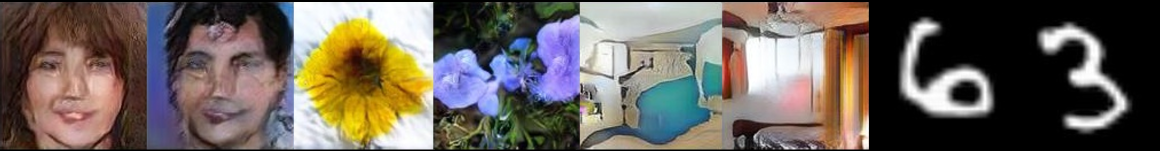
#> input picture figures/biggan.png, 2319 x 302 px, given as the content of the folder 00b/Chenqi/stylegan2/datasets_images/FLOWER_128_sub1000/jpg/, which was not available (shown at 1/2 size)
$ python intdim_mle_chenqi_v4_forRebuttal.py
#> lines starting #> are read from the running program, lines starting #| are printed output that depends on the picture
#!/usr/bin/env python3
# -*- coding: utf-8 -*-
"""
Created on Wed Jun 16 21:16:07 2021

@author: guo.1648
"""

# code for rebuttal:
# try different k1 & k2 values from the original ones, for FLOWER dataset,
# to see if the exponential fitting curves still valid.

# referenced from intdim_mle_chenqi_v4.py


# Use faiss to approximate NN here, instead of using sklearn NN.

from tqdm import tqdm
import pandas as pd
import numpy as np
#from sklearn.neighbors import NearestNeighbors
#from scipy.spatial import cKDTree
import faiss
import matplotlib.pyplot as plt

import cv2
import os
import pickle


#"""
#### for FLOWER_128_sub1000: 1000 images dataset
srcRootDir_originDataImg = '/eecf/cbcsl/data100b/Chenqi/stylegan2/datasets_images/FLOWER_128_sub1000/jpg/' # these images are generated from tfrecords using code mycode_loadImgFromTFrecords.py
dstRootDir_figName = '/eecf/cbcsl/data100b/Chenqi/dataset_complexity/hist_intdim_mle_forRebuttal/FLOWER_128_sub1000/'
dstRootDir_pkl = '/eecf/cbcsl/data100b/Chenqi/dataset_complexity/hist_intdim_mle_forRebuttal/FLOWER_128_sub1000/intdim_k_repeated_dicts_sz32.pkl' #sz128
nameFlag = 'FLOWER_128_sub1000'
#"""
"""
#### for FLOWER_128_sub2000: 2000 images dataset
srcRootDir_originDataImg = '/scratch/BigGAN-PyTorch/imgs/FLOWER_128_sub2000/'
dstRootDir_figName = '/eecf/cbcsl/data100b/Chenqi/dataset_complexity/hist_intdim_mle_forRebuttal/FLOWER_128_sub2000/'
dstRootDir_pkl = '/eecf/cbcsl/data100b/Chenqi/dataset_complexity/hist_intdim_mle_forRebuttal/FLOWER_128_sub2000/intdim_k_repeated_dicts_sz32.pkl' #sz128
nameFlag = 'FLOWER_128_sub2000'
"""
"""
#### for FLOWER_128_sub4000: 4000 images dataset
srcRootDir_originDataImg = '/eecf/cbcsl/data100b/Chenqi/stylegan2/datasets_images/FLOWER_128_sub4000/jpg/'
dstRootDir_figName = '/eecf/cbcsl/data100b/Chenqi/dataset_complexity/hist_intdim_mle_forRebuttal/FLOWER_128_sub4000/'
dstRootDir_pkl = '/eecf/cbcsl/data100b/Chenqi/dataset_complexity/hist_intdim_mle_forRebuttal/FLOWER_128_sub4000/intdim_k_repeated_dicts_sz32.pkl' #sz128
nameFlag = 'FLOWER_128_sub4000'
"""
"""
#### for FLOWER_128_sub6000: 6000 images dataset
srcRootDir_originDataImg = '/eecf/cbcsl/data100b/Chenqi/BigGAN-PyTorch/imgs/FLOWER_128_sub6000/jpg/'
dstRootDir_figName = '/eecf/cbcsl/data100b/Chenqi/dataset_complexity/hist_intdim_mle_forRebuttal/FLOWER_128_sub6000/'
dstRootDir_pkl = '/eecf/cbcsl/data100b/Chenqi/dataset_complexity/hist_intdim_mle_forRebuttal/FLOWER_128_sub6000/intdim_k_repeated_dicts_sz32.pkl' #sz128
nameFlag = 'FLOWER_128_sub6000'
"""
"""
#### for FLOWER_128: whole (~8000) images dataset
srcRootDir_originDataImg = '/eecf/cbcsl/data100b/Chenqi/stylegan2/datasets_images/FLOWER_128/jpg/'
dstRootDir_figName = '/eecf/cbcsl/data100b/Chenqi/dataset_complexity/hist_intdim_mle_forRebuttal/FLOWER_128/'
dstRootDir_pkl = '/eecf/cbcsl/data100b/Chenqi/dataset_complexity/hist_intdim_mle_forRebuttal/FLOWER_128/intdim_k_repeated_dicts_sz32.pkl' #sz128
nameFlag = 'FLOWER_128'
"""


biFlag = False
#biFlag = True # for MNIST dataset


def image_to_feature_vector(image):
    # Note: the image is already resized to a fixed size.
	# flatten the image into a list of raw pixel intensities:

	return image.flatten()


def generateData_v2(len_featVec, dim):
    # referenced from func generateTrainSet()
    # generate data X from image dataset (each row represents an image)
#> called with len_featVec = 3072, dim = (32, 32)
    all_origin_img_vecs = []
    for (dirpath, dirnames, filenames) in os.walk(srcRootDir_originDataImg):
        for filename in filenames:
            if ".jpg" in filename or ".png" in filename:
                #print("------------------deal with---------------------")
                #print(filename)
                origin_img = cv2.imread(srcRootDir_originDataImg+filename)
#> origin_img is the input picture: shape (302, 2319, 3); mean B, G, R 90.7, 98.1, 107
                if biFlag:
                    origin_img = origin_img[:,:,0]

                """
                # NO need to do this here: already 128x128 !
                origin_img_centCrop = my_center_crop(origin_img, min(origin_img.shape[0],origin_img.shape[1]))

                """
                # resize using linear interpolation:

                #if origin_img.shape[0] != dim[0]:
                origin_img_resize = cv2.resize(origin_img, dim)
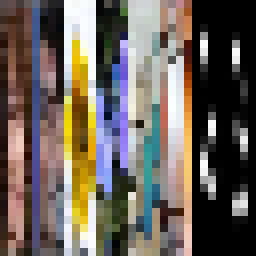
#> origin_img_resize: shape (32, 32, 3) (shown 8 times larger); mean B, G, R 90.6, 98.3, 107

                # convert it to feature vector:
                origin_img_resize_vec = image_to_feature_vector(origin_img_resize)
#> origin_img_resize_vec = 3072 values, max 255 at index 120, min 0 at index 72, mean 98.65
                assert(len(origin_img_resize_vec)==len_featVec)
                all_origin_img_vecs.append(origin_img_resize_vec)

    return np.array(all_origin_img_vecs)


def repeated(func, X, nb_iter=100, random_state=None, verbose=0, mode='bootstrap', **func_kw):
    if random_state is None:
        rng = np.random
    else:
        rng = np.random.RandomState(random_state)
    nb_examples = X.shape[0]
    results = []

    iters = range(nb_iter)
    if verbose > 0:
        iters = tqdm(iters)
    for i in iters:
        if mode == 'bootstrap':
            Xr = X[rng.randint(0, nb_examples, size=nb_examples)]
        elif mode == 'shuffle':
            ind = np.arange(nb_examples)
            rng.shuffle(ind)
            Xr = X[ind]
        elif mode == 'same':
            Xr = X
        else:
            raise ValueError('unknown mode : {}'.format(mode))
        results.append(func(Xr, **func_kw))
    return results


def intrinsic_dim_sample_wise(X, k=5):
    """
    neighb = NearestNeighbors(n_neighbors=k + 1).fit(X) # NOT using sklearn NN here!
    dist, ind = neighb.kneighbors(X)
    dist = dist[:, 1:]
    dist = dist[:, 0:k]
    assert dist.shape == (X.shape[0], k)
    assert np.all(dist > 0)
    d = np.log(dist[:, k - 1: k] / dist[:, 0:k-1])
    d = d.sum(axis=1) / (k - 2)
    d = 1. / d
    intdim_sample = d
    """

    X_dim = X.shape[1]
    # build the index
#> (the run stopped early here; a loop or call above may not have finished)

$ run again, on figures/biggan_NN_rgb_incepv3.png
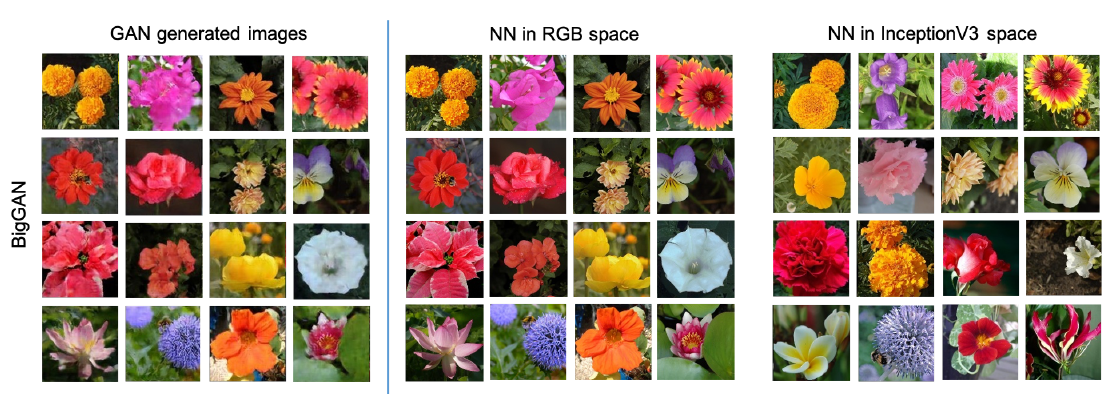
#> input picture figures/biggan_NN_rgb_incepv3.png, 1114 x 394 px, given as the content of the folder 00b/Chenqi/stylegan2/datasets_images/FLOWER_128_sub1000/jpg/, which was not available
#> in generateData_v2, origin_img is the input picture: shape (394, 1114, 3); mean B, G, R 131.8, 144.9, 168.6
#> in generateData_v2, `origin_img_resize = cv2.resize(origin_img, dim)`:
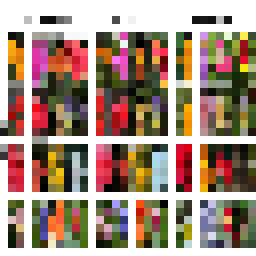
#> origin_img_resize: shape (32, 32, 3) (shown 8 times larger); mean B, G, R 127.6, 142.5, 165.1
#> origin_img_resize_vec = 3072 values, max 255 at index 0, min 0 at index 532, mean 145.1

$ run again, on figures/biggan_NN_rgb_simclr.png
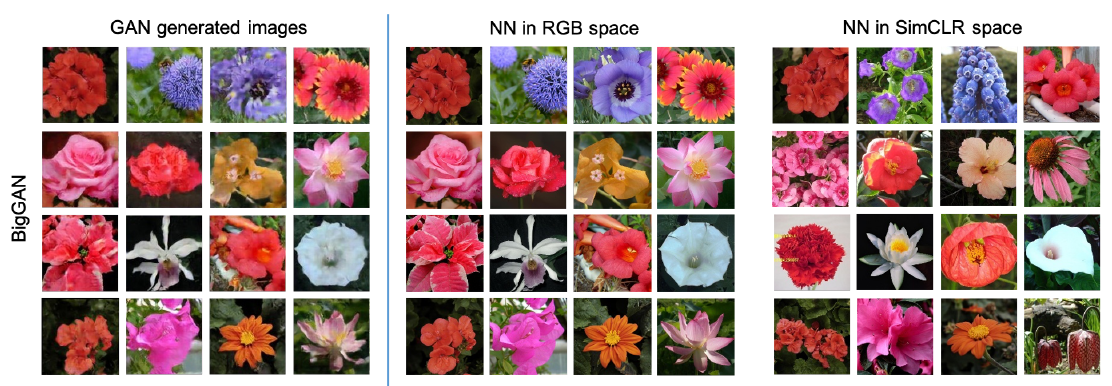
#> input picture figures/biggan_NN_rgb_simclr.png, 1112 x 386 px, given as the content of the folder 00b/Chenqi/stylegan2/datasets_images/FLOWER_128_sub1000/jpg/, which was not available
#> in generateData_v2, origin_img is the input picture: shape (386, 1112, 3); mean B, G, R 138, 138.4, 169.3
#> in generateData_v2, `origin_img_resize = cv2.resize(origin_img, dim)`:
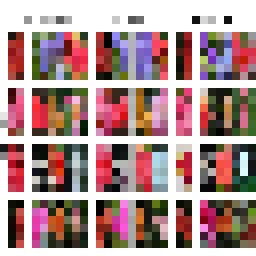
#> origin_img_resize: shape (32, 32, 3) (shown 8 times larger); mean B, G, R 143.9, 144.3, 174.2
#> origin_img_resize_vec = 3072 values, max 255 at index 0, min 0 at index 2436, mean 154.1
